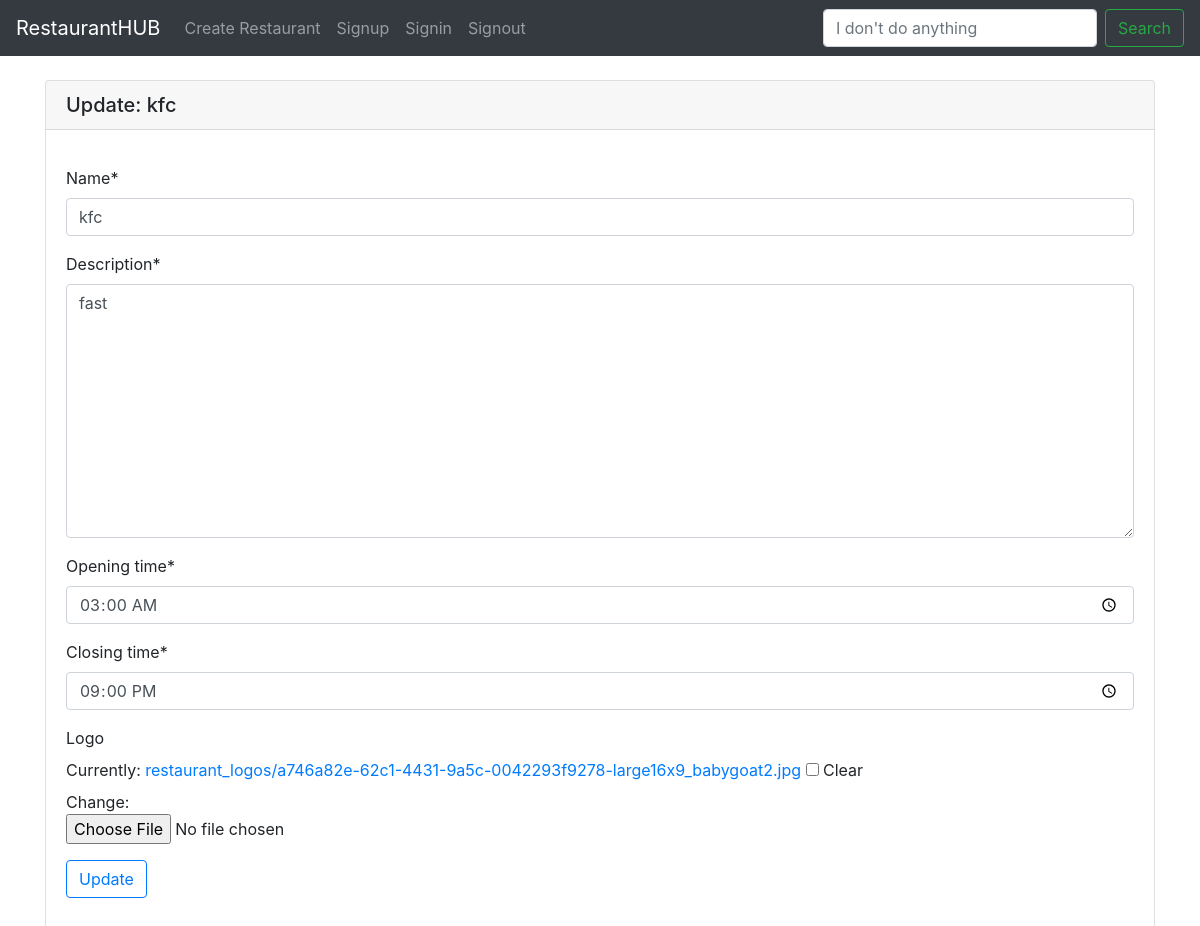
Before: /restaurants/update/3/ with the older database file.
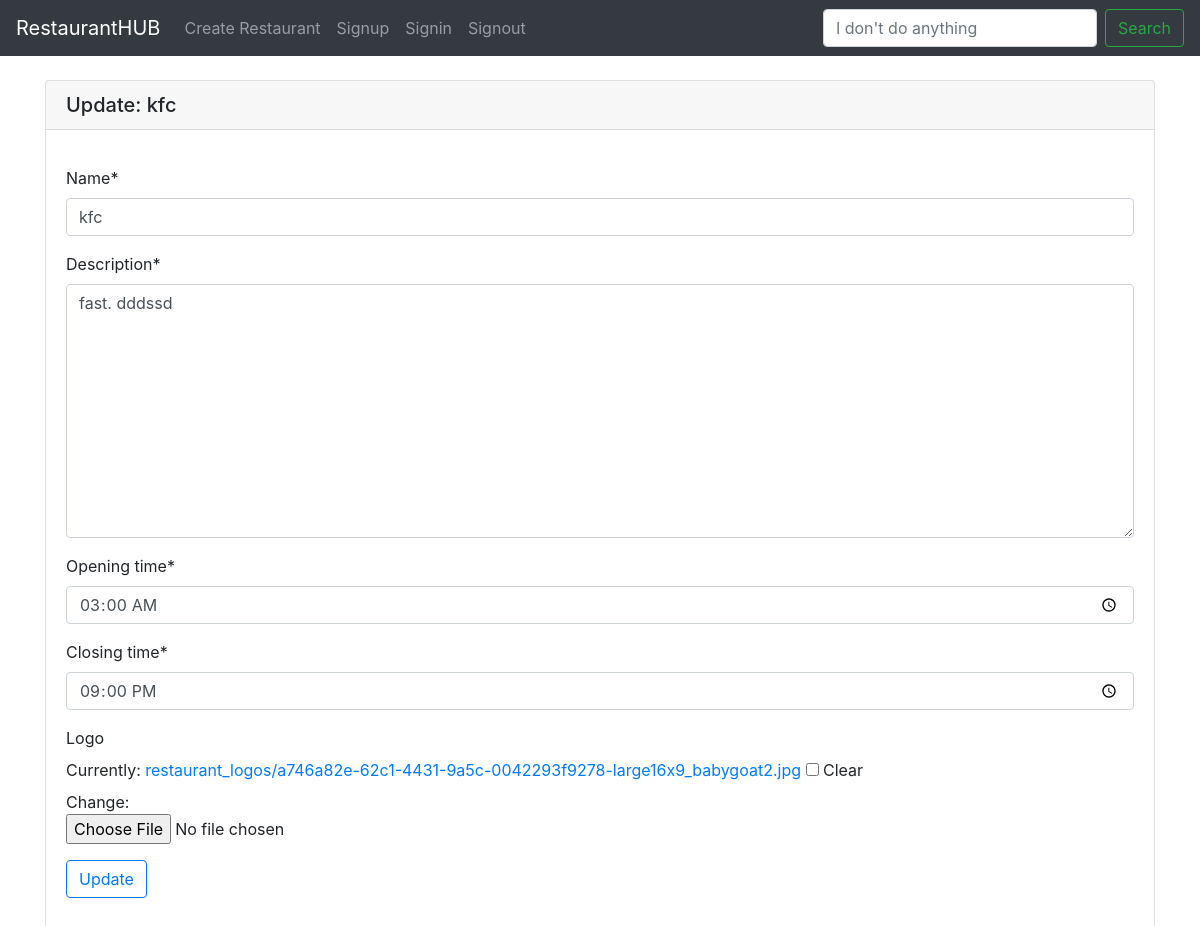
After: the same page with the newer database file.
### restaurants/models.py (models this page shows, shortened)
class Restaurant(models.Model):
    name = models.CharField(max_length=120)
    description = models.TextField()
    opening_time = models.TimeField()
    closing_time = models.TimeField()
    logo = models.ImageField(upload_to='restaurant_logos', null=True, blank=True)
    owner=models.ForeignKey(User, on_delete=models.CASCADE, default=1)

### restaurants/views.py (the view)
# urls.py: path('restaurants/update/<int:restaurant_id>/',views.restaurant_update ,name='restaurant-update'),
def restaurant_update(request, restaurant_id):
    restaurant_obj = Restaurant.objects.get(id=restaurant_id)
    form = RestaurantForm(instance=restaurant_obj)
    if request.method == "POST":
        form = RestaurantForm(request.POST, request.FILES, instance=restaurant_obj)
        if form.is_valid():
            form.save()
            return redirect('restaurant-list')
    context = {
        "restaurant_obj": restaurant_obj,
        "form":form,
    }
    return render(request, 'update.html', context)

### restaurants/forms.py
class RestaurantForm(forms.ModelForm):
    class Meta:
        model = Restaurant
        fields = ['name', 'description', 'opening_time', 'closing_time','logo']
        widgets = {
        	'opening_time': forms.TimeInput(attrs={'type':'time'}),
        	'closing_time': forms.TimeInput(attrs={'type':'time'}),
        }

### restaurants/templates/update.html (shortened to what this page needs)
{% extends "base.html" %}
{% load crispy_forms_tags %}
{% block content %}
<br>
<div class="card">
  <h5 class="card-header">Update: {{restaurant_obj.name}}</h5>
  <div class="card-body">
    <p class="card-text">
        <form action="{% url 'restaurant-update' restaurant_obj.id %}" method="POST" enctype="multipart/form-data">
            {{form|crispy}}
            <input type="submit" value="Update" class="btn btn-outline-primary">
        </form>
    </p>
  </div>
</div>
{% endblock content %}

Changed rows visible on the page:
changed Restaurant "kfc": description "fast" → "fast. dddssd"
